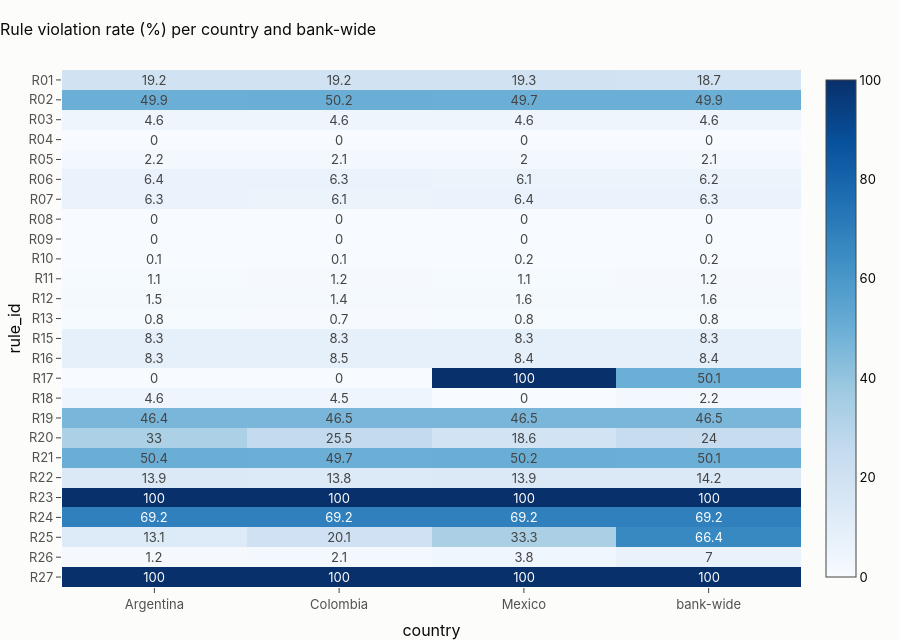

Here is the notebook cell this chart was saved with:
### Markdown cell above
## 4 · Integrity rules by country

### Code cell
slo = read("rule_slo")
heat = slo.pivot_table(index="rule_id", columns="country", values="country_rate_pct").rename(
    columns=NAME
)
heat["bank-wide"] = slo.groupby("rule_id").global_baseline_pct.first()
fig = px.imshow(
    heat.round(1),
    text_auto=True,
    aspect="auto",
    color_continuous_scale="Blues",
    title="Rule violation rate (%) per country and bank-wide",
)
fig.update_layout(height=640)
fig.show()

### Figure 1 — Plotly figure (JSON) as saved in the notebook; plotly's stock layout.template omitted (floating-point values rounded to 4 significant figures)
{"data": [{"coloraxis": "coloraxis", "hovertemplate": "country: %{x}<br>rule_id: %{y}<br>color: %{z}<extra></extra>", "name": "0", "texttemplate": "%{z}", "type": "heatmap", "x": ["Argentina", "Colombia", "Mexico", "bank-wide"], "xaxis": "x", "y": ["R01", "R02", "R03", "R04", "R05", "R06", "R07", "R08", "R09", "R10", "R11", "R12", "R13", "R15", "R16", "R17", "R18", "R19", "R20", "R21", "R22", "R23", "R24", "R25", "R26", "R27"], "yaxis": "y", "z": [[19.2, 19.2, 19.3, 18.7], [49.9, 50.2, 49.7, 49.9], [4.6, 4.6, 4.6, 4.6], [0.0, 0.0, 0.0, 0.0], [2.2, 2.1, 2.0, 2.1], [6.4, 6.3, 6.1, 6.2], [6.3, 6.1, 6.4, 6.3], [0.0, 0.0, 0.0, 0.0], [0.0, 0.0, 0.0, 0.0], [0.1, 0.1, 0.2, 0.2], [1.1, 1.2, 1.1, 1.2], [1.5, 1.4, 1.6, 1.6], [0.8, 0.7, 0.8, 0.8], [8.3, 8.3, 8.3, 8.3], [8.3, 8.5, 8.4, 8.4], [0.0, 0.0, 100.0, 50.1], [4.6, 4.5, 0.0, 2.2], [46.4, 46.5, 46.5, 46.5], [33.0, 25.5, 18.6, 24.0], [50.4, 49.7, 50.2, 50.1], [13.9, 13.8, 13.9, 14.2], [100.0, 100.0, 100.0, 100.0], [69.2, 69.2, 69.2, 69.2], [13.1, 20.1, 33.3, 66.4], [1.2, 2.1, 3.8, 7.0], [100.0, 100.0, 100.0, 100.0]]}], "layout": {"coloraxis": {"autocolorscale": false, "colorscale": [[0.0, "rgb(247,251,255)"], [0.125, "rgb(222,235,247)"], [0.25, "rgb(198,219,239)"], [0.375, "rgb(158,202,225)"], [0.5, "rgb(107,174,214)"], [0.625, "rgb(66,146,198)"], [0.75, "rgb(33,113,181)"], [0.875, "rgb(8,81,156)"], [1.0, "rgb(8,48,107)"]]}, "height": 640, "title": {"text": "Rule violation rate (%) per country and bank-wide"}, "xaxis": {"anchor": "y", "domain": [0.0, 1.0], "title": {"text": "country"}}, "yaxis": {"anchor": "x", "autorange": "reversed", "domain": [0.0, 1.0], "title": {"text": "rule_id"}}}}
